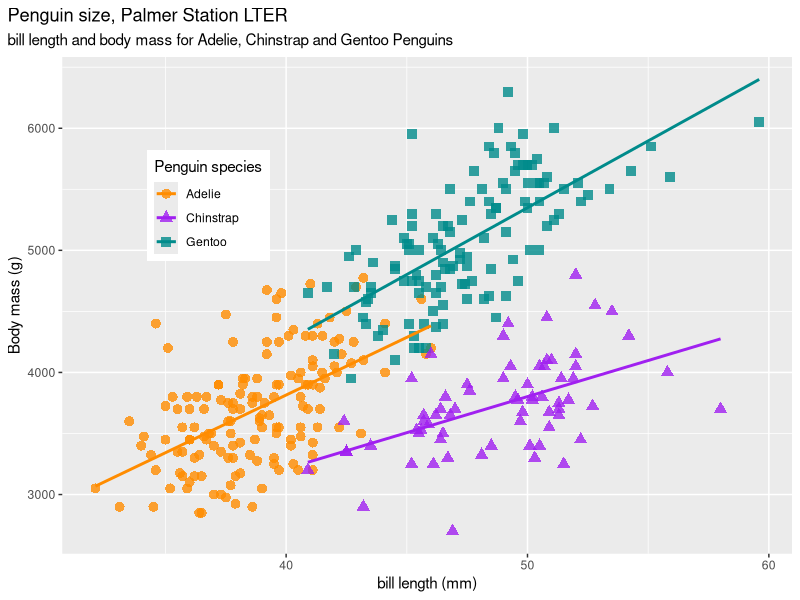
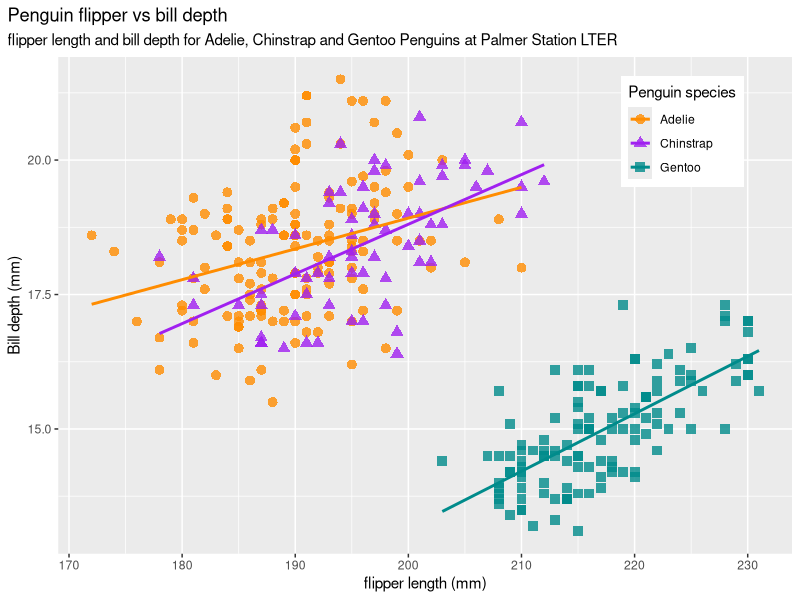
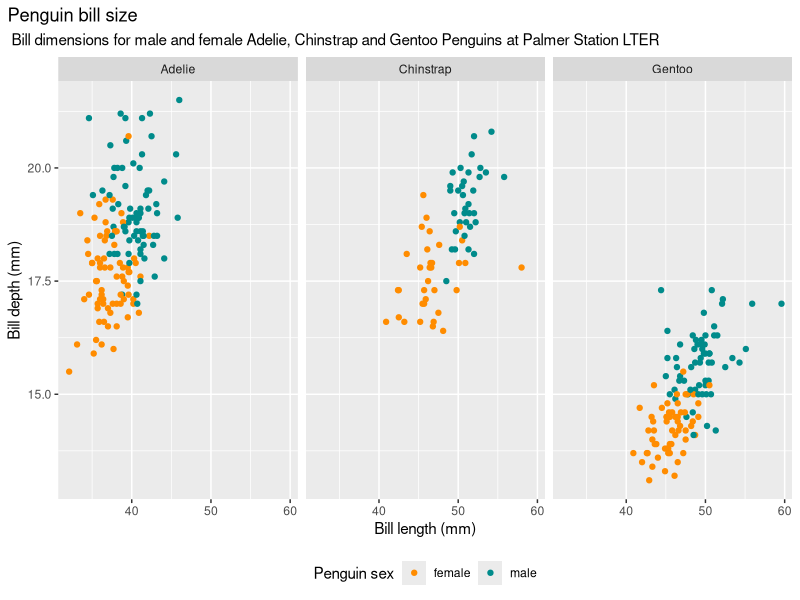
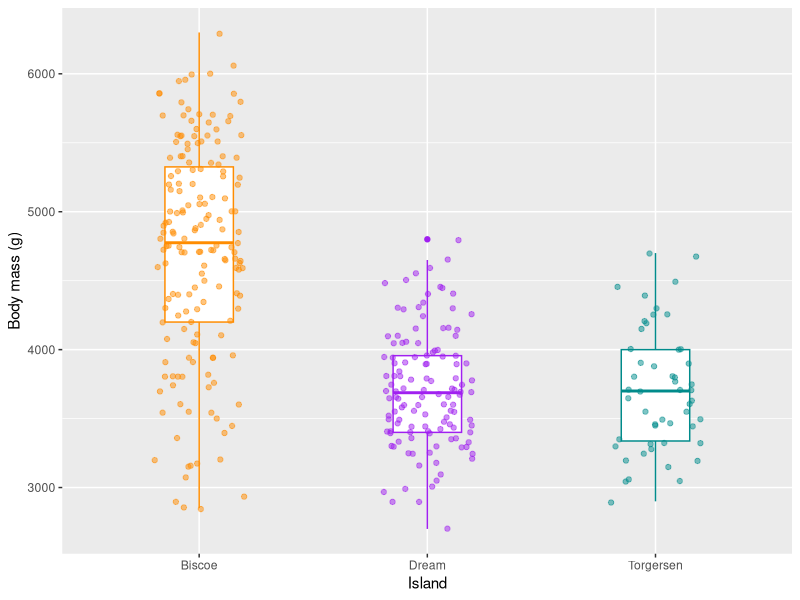

These charts were generated, in order, by the following R code:
## ---- chunk 1
library("palmerpenguins")
library(ggplot2)
library("tidyverse")

## ---- chunk 2
library(palmerpenguins)
data(package = 'palmerpenguins')
## ---- chunk 3
head(penguins)
## ---- chunk 4
head(penguins_raw)
## ---- chunk 5
summary(penguins)

## ---- chunk 6
library(knitr)
sd_peng <- penguins %>% 
  summarize(across(where(is.numeric), sd, na.rm = TRUE))
kable(sd_peng[,1:4],
      col.names = c("Largo_pico(mm)","Ancho_pico (mm)", "Longitud_aleta(mm)","Peso (g)"))
## ---- chunk 7
sd_peng <- penguins %>% 
  summarize(across(where(is.numeric), mean, na.rm = TRUE))
kable(sd_peng[,1:4],
      col.names = c("Largo_pico(mm)","Ancho_pico (mm)", "Longitud_aleta(mm)","Peso (g)"))

## ---- chunk 8
sd_peng <- penguins %>% 
  summarize(across(where(is.numeric), median, na.rm = TRUE))
kable(sd_peng[,1:4],
      col.names = c("Largo_pico(mm)","Ancho_pico (mm)", "Longitud_aleta(mm)","Peso (g)"))

## ---- chunk 9
sd_peng <- penguins %>%
group_by(species)%>% 
  summarize(across(where(is.numeric), mean, na.rm = TRUE))
kable(sd_peng[,1:4],
      col.names = c("Largo_pico(mm)","Ancho_pico (mm)", "Longitud_aleta(mm)","Peso (g)"))

## ---- chunk 10
sd_peng <- penguins %>% 
  group_by(island)%>% summarize(across(where(is.numeric), mean, na.rm = TRUE))
kable(sd_peng[,1:4],
      col.names = c("Largo_pico(mm)","Ancho_pico (mm)", "Longitud_aleta(mm)","Peso (g)"))

## ---- chunk 11
library(ggplot2)

mass_bill_len <- ggplot(data = penguins, 
                       aes(x = bill_length_mm,
                           y = body_mass_g)) +
  geom_point(aes(color = species, 
                 shape = species),
             size = 3,
             alpha = 0.8) +
  geom_smooth(method = "lm", se = FALSE, aes(color = species)) +
  scale_color_manual(values = c("darkorange","purple","cyan4")) +
  labs(title = "Penguin size, Palmer Station LTER",
       subtitle = "bill length and body mass for Adelie, Chinstrap and Gentoo Penguins",
       x = "bill length (mm)",
       y = "Body mass (g)",
       color = "Penguin species",
       shape = "Penguin species") +
  theme(legend.position = c(0.2, 0.7),
        plot.title.position = "plot",
        plot.caption = element_text(hjust = 0, face= "italic"),
        plot.caption.position = "plot")
 

mass_bill_len
## ---- chunk 12
flipper_bill_dep <- ggplot(data = penguins,
                         aes(x = flipper_length_mm,
                             y = bill_depth_mm,
                             group = species)) +
  geom_point(aes(color = species, 
                 shape = species),
             size = 3,
             alpha = 0.8) +
  geom_smooth(method = "lm", se = FALSE, aes(color = species)) +
  scale_color_manual(values = c("darkorange","purple","cyan4")) +
  labs(title = "Penguin flipper vs bill depth ",
       subtitle = "flipper length and bill depth for Adelie, Chinstrap and Gentoo Penguins at Palmer Station LTER",
       x = "flipper length (mm)",
       y = "Bill depth (mm)",
       color = "Penguin species",
       shape = "Penguin species") +
  theme(legend.position = c(0.85, 0.85),
        plot.title.position = "plot",
        plot.caption = element_text(hjust = 0, face= "italic"),
        plot.caption.position = "plot")

flipper_bill_dep
## ---- chunk 13

ggplot(penguins, aes(x = bill_length_mm,
                            y = bill_depth_mm)) +
  geom_point(aes(color = sex)) +
  scale_color_manual(values = c("darkorange","cyan4"), na.translate = FALSE) +
  labs(title = "Penguin bill size",
       subtitle = " Bill dimensions for male and female Adelie, Chinstrap and Gentoo Penguins at Palmer Station LTER",
       x = "Bill length (mm)",
       y = "Bill depth (mm)",
       color = "Penguin sex") +
  theme(legend.position = "bottom",
        plot.title.position = "plot",
        plot.caption = element_text(hjust = 0, face= "italic"),
        plot.caption.position = "plot") +
  facet_wrap(~species)
## ---- chunk 14
island_box <- ggplot(data = penguins, aes(x = island, y = body_mass_g)) +
  geom_boxplot(aes(color = island), width = 0.3, show.legend = FALSE) +
  geom_jitter(aes(color = island), alpha = 0.5, show.legend = FALSE, position = position_jitter(width = 0.2, seed = 0)) +
  scale_color_manual(values = c("darkorange","purple","cyan4")) +
  labs(x = "Island",
       y = "Body mass (g)")
island_box

